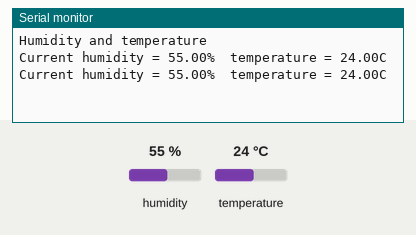
The sketch below on a simulated Arduino Uno, built with avr-gcc and run on an emulated ATmega328P. On the bench: the last lines printed to the serial monitor. Inputs (shaded band) come from the test bench; at power-on: humidity 55 %, temperature 24 °C.

Above: at 2.2 s.
2.3 s: humidity set to 22 %
At 3.1 s:
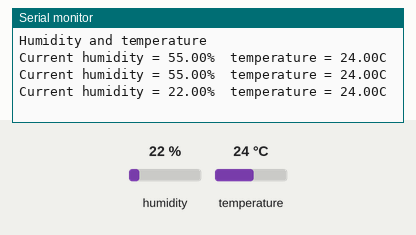
3.8 s: temperature set to 12 °C
At 4.9 s:
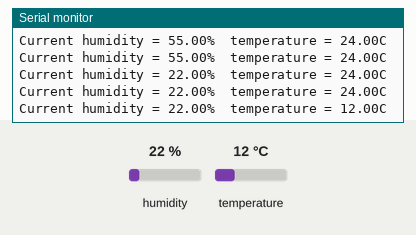
5.3 s: humidity set to 40 %
At 5.3 s:
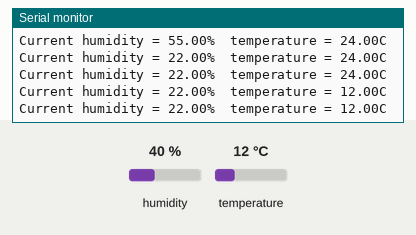
Timing chart, 0 to 8.3 s (numbered marks = the images above; inputs shaded):
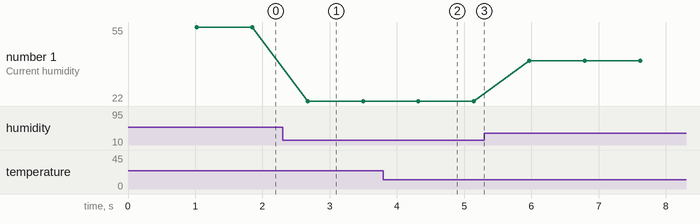

Measured:
- after the input at 2.3 s, the serial monitor: prints a new line after 0.37 s (image 1)
- after the input at 3.8 s, the serial monitor: prints a new line after 0.52 s (image 2)
- plotted number 1: 55 → 22 after the input at 2.3 s, 22 → 40 after the input at 5.3 s

The sketch:

tempMeasureDHT.ino
```cpp
#include <dht.h>
#define DHTPIN A0
dht DHT;
void setup(){
  Serial.begin(9600);
  delay(300);//Let system settle
  Serial.println("Humidity and temperature\n\n");
  delay(700);
}
void loop(){
    DHT.read11(DHTPIN);
    Serial.print("Current humidity = ");
    Serial.print(DHT.humidity);
    Serial.print("%  ");
    Serial.print("temperature = ");
    Serial.print(DHT.temperature);
    Serial.println("C  ");
  delay(800);
}// end loop()
```
